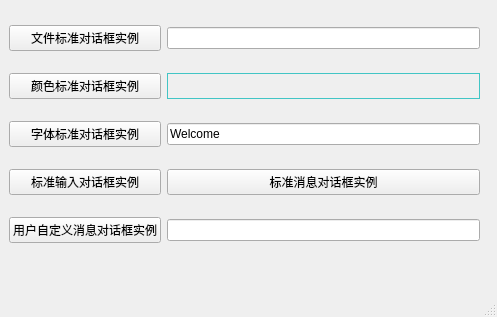
<?xml version="1.0" encoding="UTF-8"?>
<ui version="4.0">
 <class>MainWindow</class>
 <widget class="QMainWindow" name="MainWindow">
  <property name="geometry">
   <rect>
    <x>0</x>
    <y>0</y>
    <width>497</width>
    <height>317</height>
   </rect>
  </property>
  <property name="windowTitle">
   <string>MainWindow</string>
  </property>
  <widget class="QWidget" name="centralwidget">
   <widget class="QWidget" name="">
    <property name="geometry">
     <rect>
      <x>9</x>
      <y>9</y>
      <width>471</width>
      <height>251</height>
     </rect>
    </property>
    <layout class="QGridLayout" name="gridLayout" columnstretch="3,7">
     <item row="4" column="0">
      <widget class="QPushButton" name="btnCustomerMsgDialog">
       <property name="text">
        <string>用户自定义消息对话框实例</string>
       </property>
      </widget>
     </item>
     <item row="2" column="1">
      <widget class="QLineEdit" name="lleStdFont">
       <property name="text">
        <string>Welcome</string>
       </property>
      </widget>
     </item>
     <item row="3" column="1">
      <widget class="QPushButton" name="btnStdMsgDialog">
       <property name="text">
        <string>标准消息对话框实例</string>
       </property>
      </widget>
     </item>
     <item row="0" column="0">
      <widget class="QPushButton" name="btnFileDilog">
       <property name="text">
        <string>文件标准对话框实例</string>
       </property>
      </widget>
     </item>
     <item row="4" column="1">
      <widget class="QLineEdit" name="leCustomerMsg"/>
     </item>
     <item row="1" column="0">
      <widget class="QPushButton" name="btnColorDialog">
       <property name="text">
        <string>颜色标准对话框实例</string>
       </property>
      </widget>
     </item>
     <item row="2" column="0">
      <widget class="QPushButton" name="btnFontDialog">
       <property name="text">
        <string>字体标准对话框实例</string>
       </property>
      </widget>
     </item>
     <item row="3" column="0">
      <widget class="QPushButton" name="btnInputDialog">
       <property name="text">
        <string>标准输入对话框实例</string>
       </property>
      </widget>
     </item>
     <item row="0" column="1">
      <widget class="QLineEdit" name="leFilePath"/>
     </item>
     <item row="1" column="1">
      <widget class="QFrame" name="frameColor">
       <property name="palette">
        <palette>
         <active>
          <colorrole role="Base">
           <brush brushstyle="SolidPattern">
            <color alpha="255">
             <red>85</red>
             <green>170</green>
             <blue>255</blue>
            </color>
           </brush>
          </colorrole>
          <colorrole role="Window">
           <brush brushstyle="SolidPattern">
            <color alpha="255">
             <red>85</red>
             <green>255</green>
             <blue>255</blue>
            </color>
           </brush>
          </colorrole>
         </active>
         <inactive>
          <colorrole role="Base">
           <brush brushstyle="SolidPattern">
            <color alpha="255">
             <red>85</red>
             <green>170</green>
             <blue>255</blue>
            </color>
           </brush>
          </colorrole>
          <colorrole role="Window">
           <brush brushstyle="SolidPattern">
            <color alpha="255">
             <red>85</red>
             <green>255</green>
             <blue>255</blue>
            </color>
           </brush>
          </colorrole>
         </inactive>
         <disabled>
          <colorrole role="Base">
           <brush brushstyle="SolidPattern">
            <color alpha="255">
             <red>85</red>
             <green>255</green>
             <blue>255</blue>
            </color>
           </brush>
          </colorrole>
          <colorrole role="Window">
           <brush brushstyle="SolidPattern">
            <color alpha="255">
             <red>85</red>
             <green>255</green>
             <blue>255</blue>
            </color>
           </brush>
          </colorrole>
         </disabled>
        </palette>
       </property>
       <property name="frameShape">
        <enum>QFrame::StyledPanel</enum>
       </property>
       <property name="frameShadow">
        <enum>QFrame::Raised</enum>
       </property>
      </widget>
     </item>
    </layout>
   </widget>
  </widget>
  <widget class="QMenuBar" name="menubar">
   <property name="geometry">
    <rect>
     <x>0</x>
     <y>0</y>
     <width>497</width>
     <height>23</height>
    </rect>
   </property>
  </widget>
  <widget class="QStatusBar" name="statusbar"/>
 </widget>
 <resources/>
 <connections/>
</ui>
